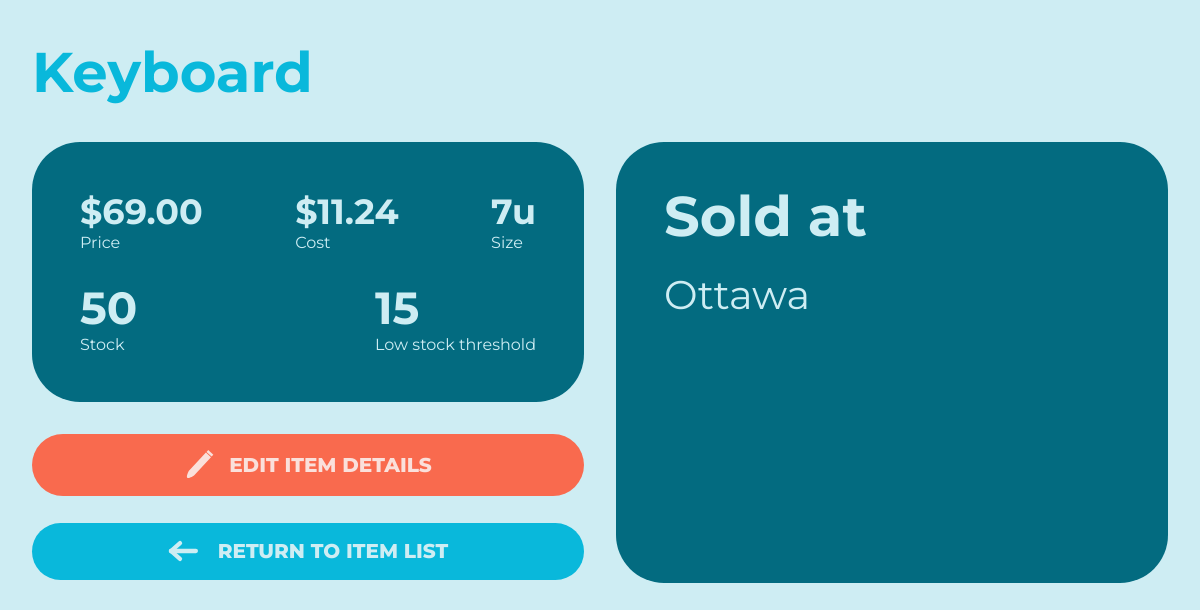
/view-item/Keyboard, run on an earlier commit of the app's database.
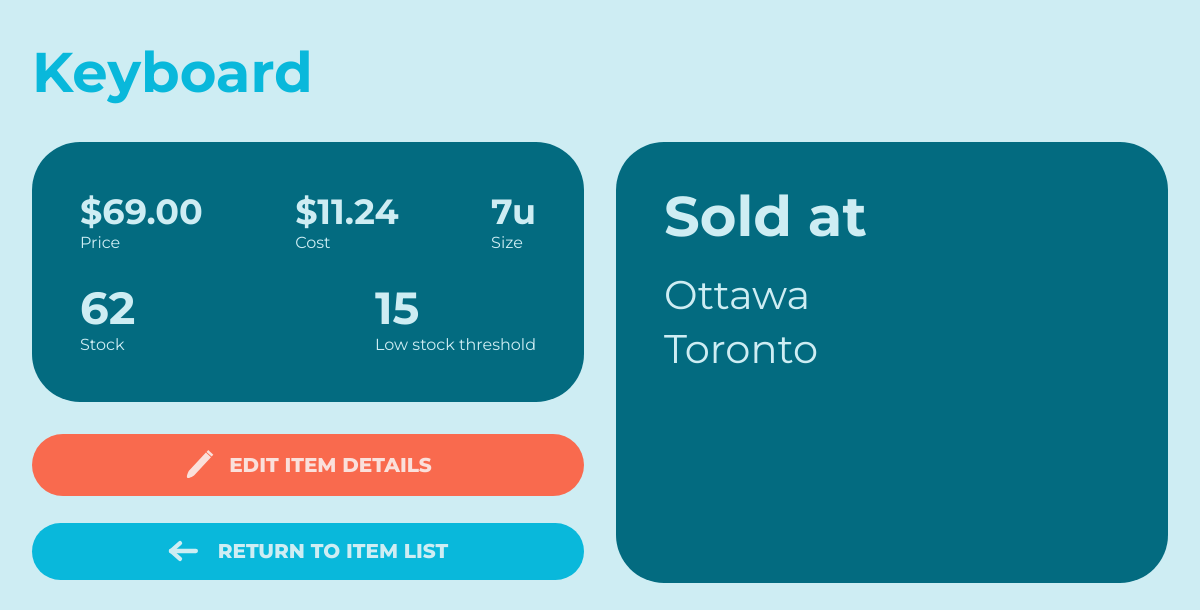
And on a later commit of the database.
### wms/models.py (models this page shows)
class Item(db.Model):
    _id = db.Column(db.Integer, primary_key=True)
    quantity = db.Column(db.Integer, nullable=False)
    warehouse = db.Column(db.String(MAXIMUM_NAME_LEN), db.ForeignKey('warehouse.name'), nullable=False)
    item_template_id = db.Column(db.Integer, db.ForeignKey('item_template._id'), nullable=False)

### wms/routes.py (the view, shortened to what this page needs)
@app.route("/view-item/<item_name>", methods=METHODS)
def view_item(item_name):
    item = ItemTemplate.query.filter_by(name=item_name).first()
    itemForm = ItemForm()
    itemForm.editing_details = True
    itemForm.current_id = item._id
    return render_template("view-item.html",
                           item=item,
                           price_format=price_format,
                           capacity_format=capacity_format,
                           itemForm=itemForm)

### wms/functions.py (called while the page is built)
def price_format(price, small=False):
    price = round(price, 2)
    if small:
        if price >= 1000:
            price /= 1000
            return "{:.2f}K".format(price)
    if price < 10000:
        return "{:,.2f}".format(price)
    else:
        if 1000000 < price < 9000000:
            price /= 1000000
            return "{:.2f}M".format(price)
        price /= 1000
        return "{:.2f}K".format(price)

def capacity_format(capacity):
    if capacity < 10000:
        return "{:,}".format(capacity)
    elif 10000 <= capacity <= 999999:
        capacity /= 1000
        return "{:.2f}K".format(capacity)
    else:
        capacity /= 1000000
        return "{:.2f}M".format(capacity)

### wms/models.py (called while the page is built)
    @hybrid_property
    def warehouses(self):
        return [instance.warehouse for instance in self.instances]

    @hybrid_property
    def stock(self):
        stock = 0
        for instance in self.instances:
            stock += instance.quantity
        return stock

### wms/templates/view-item.html (shortened to what this page needs)
<!DOCTYPE html>
{% extends "base.html" %}
{% block content %}
<link rel="stylesheet" href="{{url_for('static', filename='view-item.css')}}">
<h1>{{item.name}}</h1>
<div class="main-content">
    <div class="left-half">
        <div class="stats">
            <ul class="top-row">
                <li>
                    <h2>${{price_format(item.price)}}</h2>
                    <p>Price</p>
                </li>
                <li>
                    <h2>${{price_format(item.cost)}}</h2>
                    <p>Cost</p>
                </li>
                <li>
                    <h2>{{capacity_format(item.size)}}u</h2>
                    <p>Size</p>
                </li>
            </ul>
            <ul class="bottom-row">
                <li>
                    <h2>{{capacity_format(item.stock)}}</h2>
                    <p>Stock</p>
                </li>
                <li>
                    <h2>{{capacity_format(item.low_threshold)}}</h2>
                    <p>Low stock threshold</p>
                </li>
            </ul>
        </div>
        <button class="edit-item" id="edit-item">
            <h1>Edit Item Details</h1>
        </button>
        <a href="{{url_for('items')}}">
            <button class="home-button" id="home-button">
                <h1>Return to Item List</h1>
            </button>
        </a>
    </div>
    <div class="right-half">
        <div class="sold-at">
            <h1>Sold at</h1>
            <ul class="warehouse-list">
                {% for warehouse_name in item.warehouses %}
                    <li>
                        {{warehouse_name}}
                    </li>
                {% endfor %}
            </ul>
        </div>
    </div>
</div>
{% endblock content %}

What changed in the data, as far as the page shows it:
computed for Item "Ottawa": quantity.quantity "50" → "62"
added Item: warehouse "Toronto"
